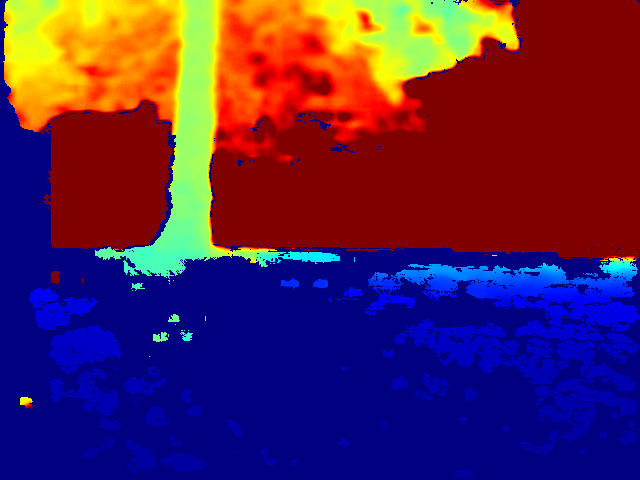
#> input picture test_data/data/depth_image/1.tif, 640 x 480 px, found by its file name
$ python depth_img.py
#> lines starting #> are read from the running program, lines starting #| are printed output that depends on the picture

'''
You need to install pyrealsense2 library for this
'''
# pip install pyrealsense2

from PIL import Image
import numpy as np

# Load your depth image
depth_image = Image.open('C:\\Users\\shrey\\Documents\\LIR_Project\\Autonomous-Navigation-for-Unstructured-Environments\\test_data\\data\\depth_image\\1.tif')
#> depth_image is the input picture: PIL image 640x480 RGB; mean R, G, B 84.1, 36.3, 77.4

# Convert the image to grayscale
depth_image_gray = depth_image.convert('L')
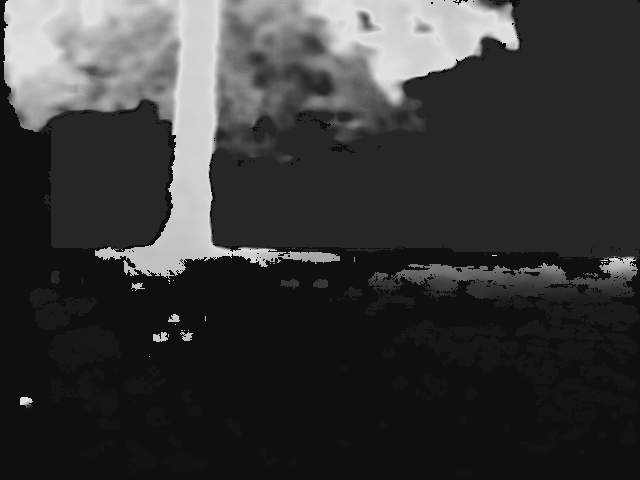
#> depth_image_gray: PIL image 640x480 L; min 15, max 225, mean 55.4

# Convert the grayscale image to a numpy array
depth_array_gray = np.array(depth_image_gray)

# Check the shape of the array
print("Depth image shape:", depth_array_gray.shape)
#| Depth image shape: (480, 640)

# Convert the image to a numpy array
# depth_array = np.array(depth_image)

# Convert depth values from millimeters to meters
depth_array_meters = depth_array_gray * 0.001
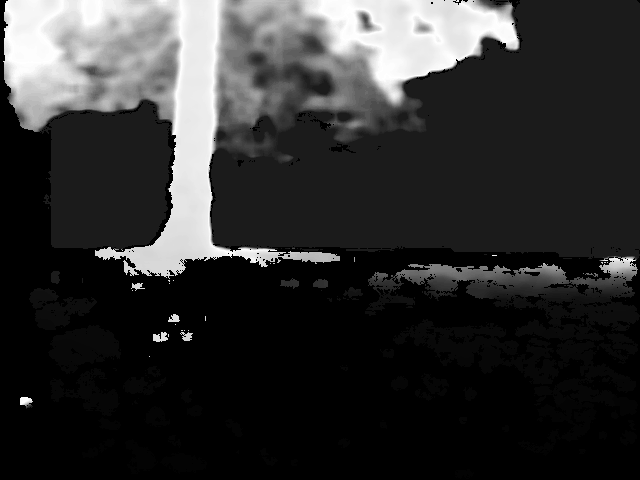
#> depth_array_meters: shape (480, 640) float64; min 0.015, max 0.225, mean 0.0554; drawn with min black and max white


# Normalize depth values between 0 and 1
normalized_depth = (depth_array_meters - np.min(depth_array_meters)) / (np.max(depth_array_meters) - np.min(depth_array_meters))

# Scale normalized depth to 0-255 range for grayscale
depth_gray = (normalized_depth * 255).astype(np.uint8)

# Create a PIL image from the grayscale array
depth_image_gray = Image.fromarray(depth_gray)

# Display grayscale depth image
depth_image_gray.show()

$ run again, with test_data/data/depth_image/1003.tif copied over test_data/data/depth_image/1.tif
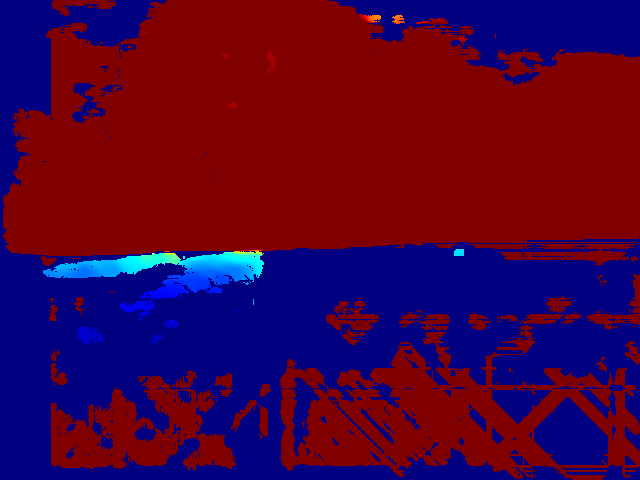
#> input picture test_data/data/depth_image/1003.tif, 640 x 480 px, found by its file name
#> depth_image is the input picture: PIL image 640x480 RGB; mean R, G, B 73.7, 2.5, 56.7
#> `depth_image_gray = depth_image.convert('L')`:
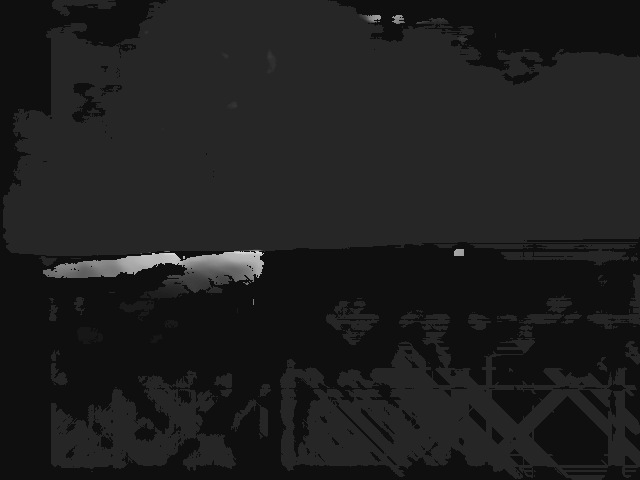
#> depth_image_gray: PIL image 640x480 L; min 15, max 225, mean 30
#| Depth image shape: (480, 640)

$ run again, with test_data/data/depth_image/1023.tif copied over test_data/data/depth_image/1.tif
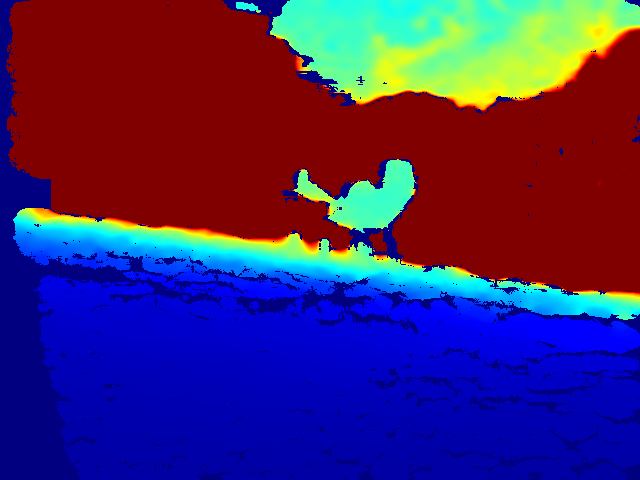
#> input picture test_data/data/depth_image/1023.tif, 640 x 480 px, found by its file name
#> depth_image is the input picture: PIL image 640x480 RGB; mean R, G, B 67.5, 41.8, 104.9
#> `depth_image_gray = depth_image.convert('L')`:
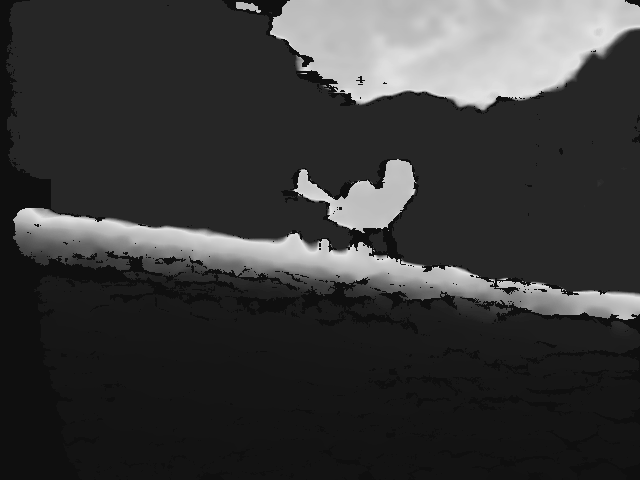
#> depth_image_gray: PIL image 640x480 L; min 15, max 225, mean 56.7
#| Depth image shape: (480, 640)
#> `depth_array_meters = depth_array_gray * 0.001`:
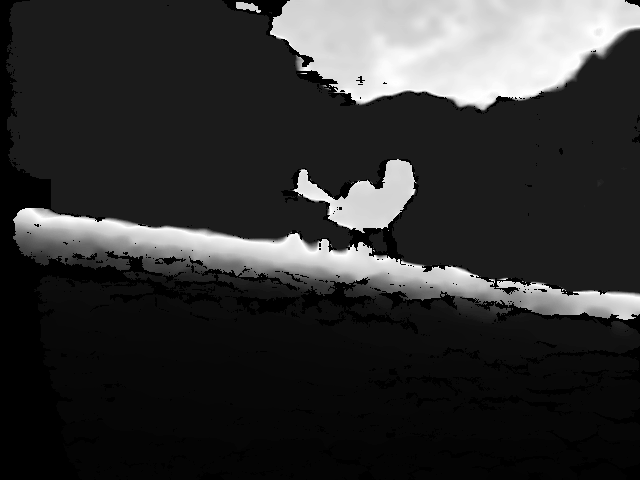
#> depth_array_meters: shape (480, 640) float64; min 0.015, max 0.225, mean 0.0567; drawn with min black and max white

$ run again, with test_data/data/depth_image/1030.tif copied over test_data/data/depth_image/1.tif
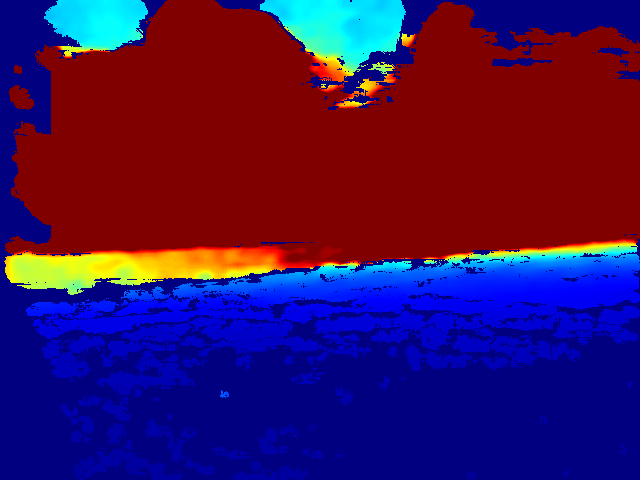
#> input picture test_data/data/depth_image/1030.tif, 640 x 480 px, found by its file name
#> depth_image is the input picture: PIL image 640x480 RGB; mean R, G, B 63.6, 19.2, 88.1
#> `depth_image_gray = depth_image.convert('L')`:
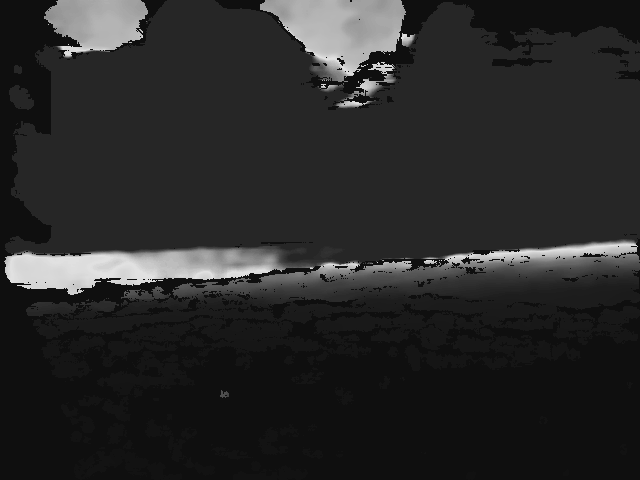
#> depth_image_gray: PIL image 640x480 L; min 15, max 225, mean 40.4
#| Depth image shape: (480, 640)
#> `depth_array_meters = depth_array_gray * 0.001`:
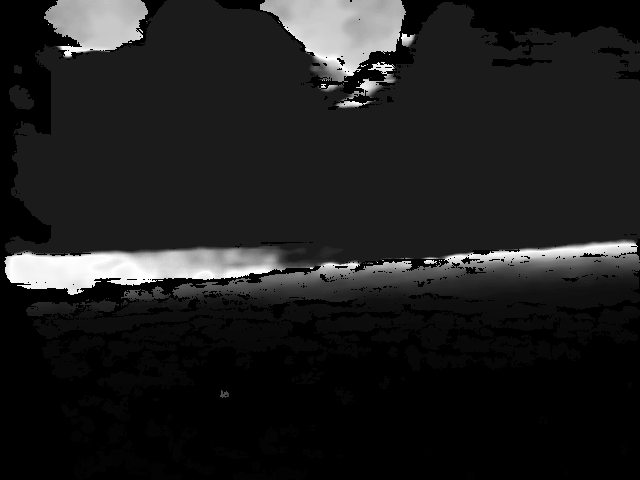
#> depth_array_meters: shape (480, 640) float64; min 0.015, max 0.225, mean 0.0404; drawn with min black and max white
